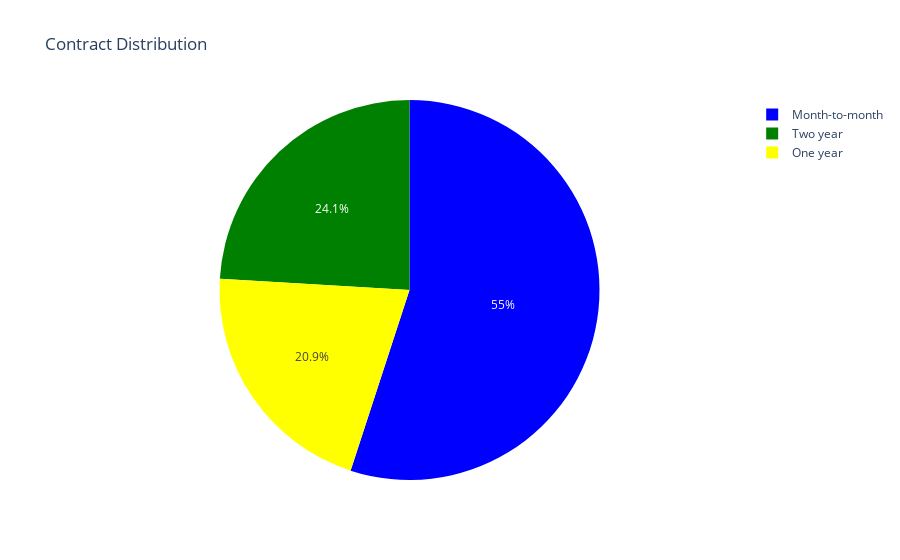

Notebook cell for this chart:
### Markdown cell above
Churn is not influenced by Gender

### Code cell
#contract distribution
colors = ['blue', 'green', 'yellow']
Contract_Label_counts= data['Contract'].value_counts()
fig1 = px.pie(names= Contract_Label_counts.keys(), values= Contract_Label_counts.values, title='Contract Distribution',color_discrete_sequence=colors)
fig1.show()

### Figure 1 — Plotly figure (JSON) as saved in the notebook; plotly's stock layout.template omitted (floating-point values rounded to 4 significant figures)
{"data": [{"domain": {"x": [0, 1], "y": [0, 1]}, "hovertemplate": "label=%{label}<br>value=%{value}<extra></extra>", "labels": ["Month-to-month", "Two year", "One year"], "legendgroup": "", "name": "", "showlegend": true, "type": "pie", "values": [3875, 1695, 1473]}], "layout": {"legend": {"tracegroupgap": 0}, "piecolorway": ["blue", "green", "yellow"], "title": {"text": "Contract Distribution"}}}
